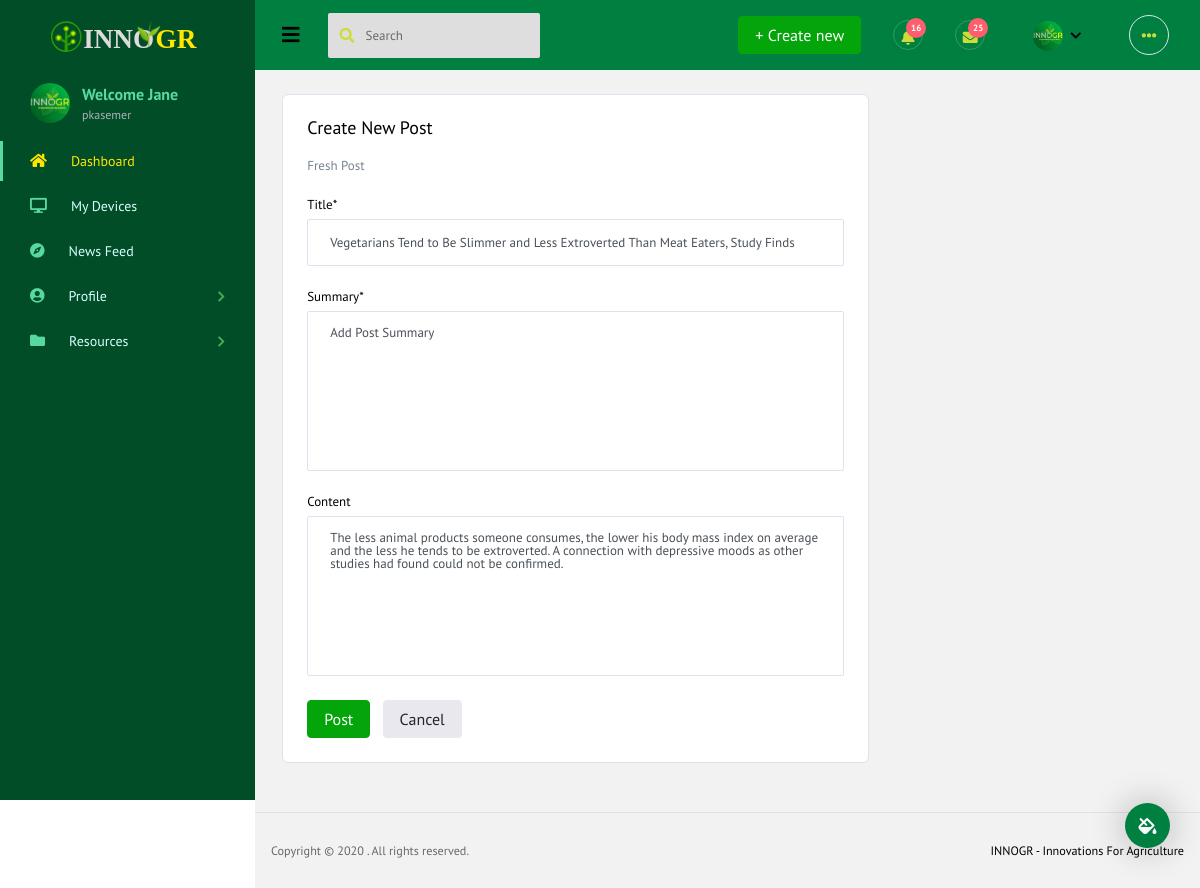
Page /post/2/update/ (signed in) on the committed database.
### users/models.py (models this page shows, shortened)
class Profile(models.Model):
    user = models.OneToOneField(User, on_delete=models.CASCADE)
    image = models.ImageField(default='default.jpg', upload_to='profile_pics')
    description = models.CharField(max_length=200, default='Add Profile Description')
    phone = models.CharField(max_length=20, default='Add Phone Number')
    firstSkill = models.CharField(max_length=200, default='Add First Skill')
    secondSkill = models.CharField(max_length=200, default='Add Second Skill')
    thirdSkill = models.CharField(max_length=200, default='Add Third Skill')

### innogrApp/models.py (models this page shows, shortened)
class Post(models.Model):
    title = models.CharField(max_length=100)
    summary = models.TextField(default = "Add Post Summary")
    content = RichTextField(blank=True, null=True)
    date_posted = models.DateTimeField(default=timezone.now)
    last_edited= models.DateTimeField(auto_now= True)
    author = models.ForeignKey(User, on_delete=models.CASCADE)
    likes= models.IntegerField(default=0)
    dislikes= models.IntegerField(default=0)

### innogrApp/views.py (the view, shortened to what this page needs)
# urls.py: path('post/<int:pk>/update/', PostUpdateView.as_view(), name='post-update'),
class PostUpdateView(LoginRequiredMixin,UserPassesTestMixin, UpdateView):
    model = Post
    fields = ['title','summary', 'content']
    def test_func(self):
        post = self.get_object()
        if self.request.user == post.author:
            return True
        return False

### innogrApp/templates/innogrApp/post_form.html (shortened to what this page needs)
{% extends 'innogrApp/base.html' %}
{% load crispy_forms_tags %}
{% load static %}
{% block pagebody %}
<div class="row">
    <div class="col-8 grid-margin stretch-card">
        <div class="card">
            <div class="card-body">
                <h4 class="card-title">Create New Post</h4>
                <p class="card-description">
                    Fresh Post
                </p>
                <form class="forms-sample" method="POST">
                    <div class="form-group">
                        {{form|crispy}}
                    </div>
                    <button type="submit" class="btn btn-primary mr-2">Post</button>
                    <button class="btn btn-light">Cancel</button>
                </form>
            </div>
        </div>
    </div>
    <div class="col-md-4 h-100">
    </div>
</div>
{% endblock pagebody %}

### innogrApp/templates/innogrApp/base.html (shortened to what this page needs)
<!DOCTYPE html>
<html lang="en">
{% load static %}
<head>
  <link rel="stylesheet" href="{% static 'innogrApp/vendors/iconfonts/font-awesome/css/all.min.css' %}">
  <link rel="stylesheet" href="{% static 'innogrApp/vendors/css/vendor.bundle.base.css' %}">
  <link rel="stylesheet" href="{% static 'innogrApp/vendors/css/vendor.bundle.addons.css' %}">
  <link rel="stylesheet" href="{% static 'innogrApp/css/style.css' %}">
</head>
<body class="sidebar-fixed">
  <div class="container-scroller">
    <nav class="navbar col-lg-12 col-12 p-0 fixed-top d-flex flex-row default-layout-navbar">
      <div class="text-center navbar-brand-wrapper d-flex align-items-center justify-content-center">
        <a class="navbar-brand brand-logo" href="/"><img src="{% static 'innogrApp/images/logo.svg' %}"
            alt="logo" /></a>
      </div>
      <div class="navbar-menu-wrapper d-flex align-items-stretch">
        <button class="navbar-toggler navbar-toggler align-self-center" type="button" data-toggle="minimize">
          <span class="fas fa-bars"></span>
        </button>
        <ul class="navbar-nav">
          <form action="{% url 'search' %}" method="post">{% csrf_token %}
            <li class="nav-item nav-search d-none d-md-flex">
              <div class="nav-link">
                <div class="input-group">
                  <div class="input-group-prepend">
                    <button type="submit" class="input-group-text">
                      <i class="fas fa-search"></i>
                    </button>
                  </div>
                  <input type="text" class="form-control" placeholder="Search" name="search" aria-label="Search">
                </div>
              </div>
            </li>
          </form>
        </ul>
        <ul class="navbar-nav navbar-nav-right">
          <li class="nav-item d-none d-lg-flex">
            <a class="nav-link" href="{% url 'post-create' %}">
              <span class="btn btn-primary">+ Create new</span>
            </a>
          </li>
          <li class="nav-item dropdown">
            <a class="nav-link count-indicator dropdown-toggle" id="notificationDropdown" href="#"
              data-toggle="dropdown">
              <i class="fas fa-bell mx-0"></i>
              <span class="count">16</span>
            </a>
          </li>
          <li class="nav-item dropdown">
            <a class="nav-link count-indicator dropdown-toggle" id="messageDropdown" href="#" data-toggle="dropdown"
              aria-expanded="false">
              <i class="fas fa-envelope mx-0"></i>
              <span class="count">25</span>
            </a>
          </li>
          <li class="nav-item nav-profile dropdown">
            <a class="nav-link dropdown-toggle" href="#" data-toggle="dropdown"
              id="profileDropdown">
              <img src="{{ user.profile.image.url }}" alt="profile" />
            </a>
          </li>
          <li class="nav-item nav-settings d-none d-lg-block">
            <a class="nav-link" href="#">
              <i class="fas fa-ellipsis-h"></i>
            </a>
          </li>
        </ul>
      </div>
    </nav>
    <div class="container-fluid page-body-wrapper">
      <div class="theme-setting-wrapper">
        <div id="settings-trigger"><i class="fas fa-fill-drip"></i></div>
      </div>
      <nav class="sidebar sidebar-offcanvas" id="sidebar">
        <ul class="nav">
          {% block activelink %}
          <li class="nav-item nav-profile">
            {% endblock activelink %}
            <div class="nav-link">
              <div class="profile-image">
                <a href="{% url  'profile-posts' user.username  %}">
                  <img src="{{ user.profile.image.url }}" alt="image" />
                </a>
              </div>
              <div class="profile-name">
                <p class="name">
                  Welcome Jane
                </p>
                <p class="designation">
                  {{user.username}}
                </p>
              </div>
            </div>
          </li>
          <li class="nav-item">
            <a class="nav-link" href="{% url 'home'%}">
              <i class="fa fa-home menu-icon"></i>
              <span class="menu-title">Dashboard</span>
            </a>
          </li>
          <li class="nav-item">
            <a class="nav-link" href="{% url 'MyDevices' %}">
              <i class="fa fa-desktop menu-icon"></i>
              <span class="menu-title">My Devices</span>
            </a>
          </li>
          <li class="nav-item">
            <a class="nav-link" href="{% url 'MynewsFeed' %}">
              <i class="fas fa-compass menu-icon"></i>
              <span class="menu-title">News Feed</span>
            </a>
          </li>
          <li class="nav-item">
            <a class="nav-link" data-toggle="collapse" href="#profile" aria-expanded="false" aria-controls="profile">
              <i class="fas fa fa-user-circle menu-icon"></i>
              <span class="menu-title">Profile</span>
              <i class="menu-arrow"></i>
            </a>
          </li>
          <li class="nav-item">
            <a class="nav-link" data-toggle="collapse" href="#govenment" aria-expanded="false"
              aria-controls="govenment">
              <i class="fas fa-folder menu-icon"></i>
              <span class="menu-title">Resources</span>
              <i class="menu-arrow"></i>
            </a>
          </li>
        </ul>
      </nav>
      <div class="main-panel">
        <div class="content-wrapper">
          {% block pagebody %}
          {% endblock pagebody %}
        </div>
        <footer class="footer">
          <div class="d-sm-flex justify-content-center justify-content-sm-between">
            <span class="text-muted text-center text-sm-left d-block d-sm-inline-block">Copyright © 2020 . All rights
              reserved.</span>
            <span class="float-none float-sm-right d-block mt-1 mt-sm-0 text-center">INNOGR - Innovations For
              Agriculture</span>
          </div>
        </footer>
      </div>
    </div>
  </div>
</body>
</html>

### rows in the picture
Post: title "Vegetarians Tend to Be Slimmer and Less Extroverted Than Meat Eaters, Study Finds", summary "Add Post Summary", content "The less animal products someone consumes, the lower his body mass index on average and the less he tends to be extroverted. A connection with depressive moods as other studies had found could not be confirmed."

### other values in the picture
{{ user.username }} "pkasemer"
